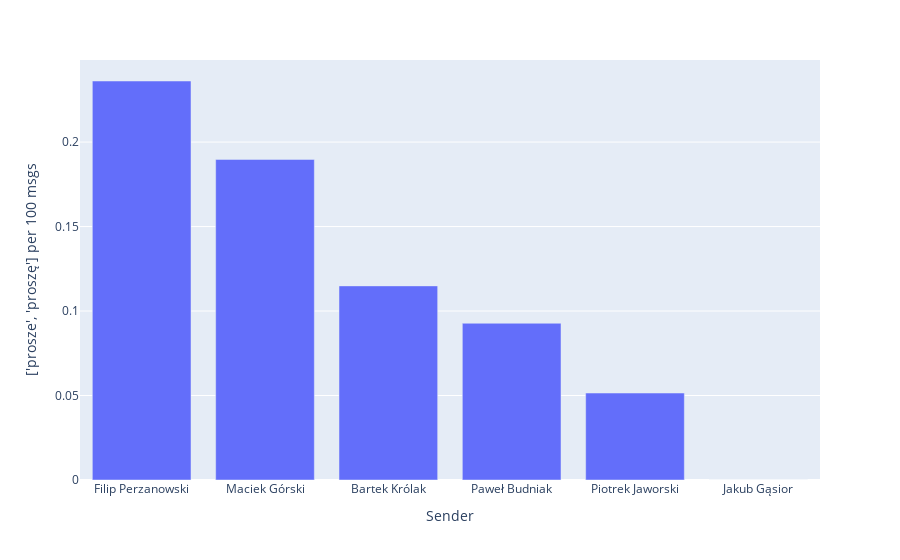

Notebook code cell kept with this figure:
### Code cell
word1 = ['prosze', 'proszę'] ## set word1 here



#w1_coeffs = stats.get_kurwa_coefficients(word_counts_unfiltered, )
w1_coeffs = stats.word_usage_coefficients(word1, word_counts, msg_stats_dict, regex = False)
w1_coeffs = {k:v * 100 for k,v in sorted(w1_coeffs.items(), key = lambda item: item[1], reverse = True)}
w1_df = pd.DataFrame(w1_coeffs.items(), columns = ['Sender', f'{word1} per 100 msgs'])
fig = px.bar(w1_df, y = f'{word1} per 100 msgs', x = 'Sender')
fig.show()

### Figure 1 — Plotly figure (JSON) as saved in the notebook; plotly's stock layout.template omitted (floating-point values rounded to 4 significant figures)
{"data": [{"alignmentgroup": "True", "hovertemplate": "Sender=%{x}<br>['prosze', 'proszę'] per 100 msgs=%{y}<extra></extra>", "legendgroup": "", "marker": {"color": "#636efa"}, "name": "", "offsetgroup": "", "orientation": "v", "showlegend": false, "textposition": "auto", "type": "bar", "x": ["Filip Perzanowski", "Maciek Górski", "Bartek Królak", "Paweł Budniak", "Piotrek Jaworski", "Jakub Gąsior"], "xaxis": "x", "y": [0.2361, 0.1897, 0.1149, 0.09276, 0.05147, 0], "yaxis": "y"}], "layout": {"barmode": "relative", "legend": {"tracegroupgap": 0}, "margin": {"t": 60}, "xaxis": {"anchor": "y", "domain": [0, 1], "title": {"text": "Sender"}}, "yaxis": {"anchor": "x", "domain": [0, 1], "title": {"text": "['prosze', 'proszę'] per 100 msgs"}}}}
